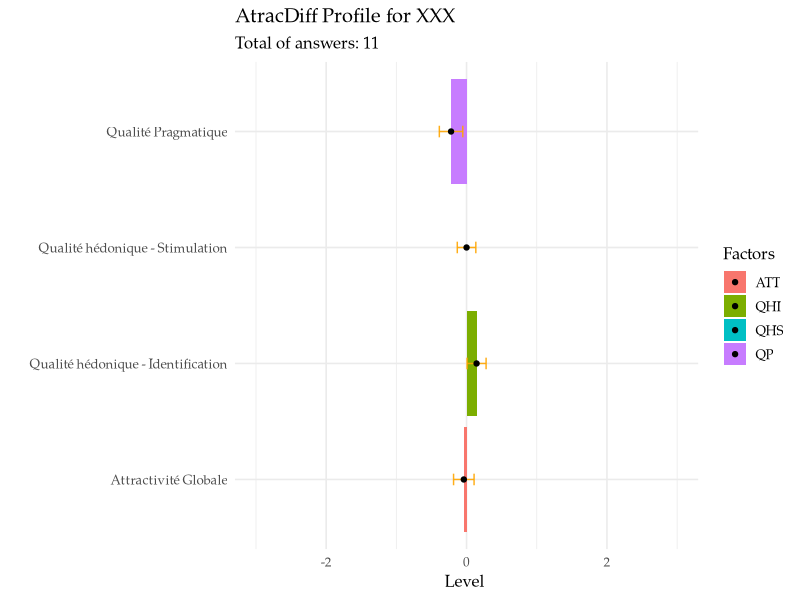

This figure's R source:
##========================================================##
##                                                        ##
##   Network Visualization with R                         ##
##   Reproducible Research ENSGSi, France                 ##
##                                                        ##
##   Fabio CRUZ                                           ##
##   Web: kateto.net | Email: katya@ognyanova.net         ##
##   GitHub: kateto  | Twitter: @Ognyanova                ##
##                                                        ##
##========================================================##



# ================ Purpose of the analysis ================

# Create a reproductible Script that enables the analysis of the AttrakDiff Methodology


# CONTENTS
#   1. Reading the Excel Data
#   2. Treating Excel Data
#   3. Making the Graphic I by Groups
#   4. Plotting two-mode networks


# KEY PACKAGES
## Install those now if you do not have the latest versions. ----
#install.packages("tidyverse")  # Tidyverse approach for Data science
#install.packages("readxl")


## Load the packages ----
library(tidyverse)
library(readxl)  # Read a Excel File
library(here)


#  1. Reading the Excel Data ----

# Identify the onglets
onglets <- excel_sheets("data/Attrakdiff.xlsx")

# Reading all table
data <- read_excel(path = "data/Attrakdiff.xlsx" )

# Reading all table but considering as title the second row
data <- read_excel(path = "data/Attrakdiff.xlsx" , skip = 1)

# Obtaining the names of the columns
names(data)

# Eventually changing a name of the column
col_names <- names(data)
col_names[1] <- c("Participant")
names(data) <- col_names
names(data)


#  2. Treating Excel Data ----
# Pivot_longer() to arrange each
data <-
  data %>% pivot_longer(cols = -Participant,
                              names_to = "Variables",
                              values_to = "Answers")


# Changing the scale of the answers
data <-
  data %>% mutate(
    change_scale =
      case_when(
        Answers == 7  ~ 3,
        Answers == 6  ~ 2,
        Answers == 5  ~ 1,
        Answers == 4  ~ 0,
        Answers == 3  ~ -1,
        Answers == 2  ~ -2,
        Answers == 1  ~ -3,
        TRUE ~ as.numeric(Answers)
      )
  )

View(data)

# Changing the sign of the answers : Approach Explicit
data <-
  data %>% mutate(
    final_answer =
      case_when(
        Variables %in%
          c("ATT1*", "ATT3*","ATT5*",
            "ATT7*", "QHI2*", "QHI3*", "QHI6*",
            "QHS1*", "QHS3*", "QHS4*", "QP1*",
            "QP2*", "QP3*", "QP5*")  ~ as.numeric(change_scale)*(-1),
        TRUE ~ as.numeric(change_scale)
      )
  )

View(data)

# Changing the sign of the answers : Approach by Character
data <-
  data %>% mutate(
    final_answer_II =
      case_when(
        str_detect(Variables, "\\*") ~ as.numeric(change_scale)*(-1),
        TRUE ~ as.numeric(change_scale)
      ))

# Doing the Groups of the Dimmensions
data <-
  data %>% mutate(
    Factors =
      case_when(
        str_detect(Variables, "QP") ~ "QP",
        str_detect(Variables, "QP1") ~ "QP",
        str_detect(Variables, "QHS") ~ "QHS",
        str_detect(Variables, "QHI") ~ "QHI",
        str_detect(Variables, "QH1") ~ "QHI",
        str_detect(Variables, "ATT") ~ "ATT",
        TRUE ~ "ATTENTION"
      ))


#  3. Making the Graphic I by Groups ----

Table_I <-
  data %>%
  group_by(Factors) %>%
  summarise(Moyenne = mean(final_answer),
            Std = sd(final_answer),
            se = Std / sqrt(length(final_answer))
  )

# More Info: # https://www.r-graph-gallery.com/4-barplot-with-error-bar.html

Graph_I <-
  Table_I %>%
  ggplot() +
  aes(x= Factors, y=Moyenne , fill = Factors ) +
  geom_bar(stat = "identity") +
  geom_errorbar( aes(x=Factors, ymin=Moyenne-se,
                     ymax=Moyenne+se),
                 width=0.1, colour="orange", alpha=0.9, size=0.5) +
  geom_point() +
  coord_flip() +
  scale_x_discrete(breaks=c("ATT","QHI","QHS","QP"),
                   labels=c("Attractivité Globale",
                            "Qualité hédonique - Identification",
                            "Qualité hédonique - Stimulation",
                            "Qualité Pragmatique")) +
  scale_y_continuous(limits = c(-3,3)) +
  labs(x = "",
       y = "Level ",
       title = "AtracDiff Profile for XXX",
       subtitle = paste("Total of answers:" , max(data$Participant))
       )+
  theme_minimal(base_size = 12, base_family = "Palatino")



# Saving the File
ggsave("Results/Graph-1.jpg", width = 5, height = 8, dpi="print" )


#  4. Graphic 2 ----

# Reading only first row for the titles
titles <- read_excel(path = "data/Attrakdiff.xlsx") %>% slice(1)
#View(titles)

# We need to change into long format to be able to work with the titles
titles <-
  titles %>% select(-1) %>%
  pivot_longer(cols = everything(), names_to = "Label Incorrect", values_to = "Variables") %>%
  separate(col = "Label Incorrect", into = c("Left", "Right"), sep = "-")


#titles$Left <- gsub(" ", "", titles$Left)
#titles$Right <- gsub(" ", "", titles$Left)


# Changing the Label to the correct format
titles <-
  titles %>%
  mutate(
    Correct_label =
      case_when(
        str_detect(Variables, "\\*") ~ paste(Right, Left, sep = " - "),
        TRUE ~ paste(Left, Right,  sep = " - ")
      ))


# Joinning the Data with the correct Titles
data <-
  data %>%
  left_join(titles %>% select(Variables, Correct_label),
            by = "Variables")

# Calculating the mean value by each Variables
Table_II <-
  data %>%
  group_by(Variables) %>%
  summarise(Media = mean(final_answer))


# Selecting only the data that I have interests
Graph_II <-
  Table_II %>%
  left_join( data %>% select(Variables, Factors, Correct_label) %>% unique(),
             by = "Variables"
             ) %>%
  select(Factors, Variables, Media, Correct_label) %>%
  arrange(Factors, Variables)
#mutate(label = factor(label, labels = test$label ))  # ordering factors


# Making the Graphic
Graph_II <-
  Graph_II %>%
  ggplot(aes(x= Correct_label, y= Media, color = Factors , group=1 )) + #
  #geom_point() +
  geom_line() +
  geom_point() +
  ggplot2::annotate("rect", xmin=c(1,8,15,22), xmax=c(7,14,21,28),
                    ymin=rep(-3,4), ymax=rep(3, 4),
                    alpha = .1 , fill = c("blue", "red", "grey","green")) +
  coord_flip(xlim = NULL, ylim = c(-3,5)) +
  scale_y_continuous(breaks=c(-3:4),
                     labels=c(-3:3, " ")) +
  ggplot2::annotate("text",
                    y = c(2, 2, 2, 2),
                    x = c(4, 11, 19, 26),
                    label = c("Attractivité \n globale",
                              "Qualité \n hédonique - identification",
                              "Qualité \n hédonique - stimulation",
                              "Qualité \n pragmatique"),
                    family = "Palatino", fontface = 3, size=3) +
  theme_minimal(base_size = 10, base_family = "Palatino") +
  labs(x = "",
       y = "Level ",
       title = "AtrakDiff Profile",
       subtitle = paste("Total of answers:" , max(data$Participant) ) ) +
  theme(
    legend.position = "right",
    panel.border = element_blank(),
    panel.spacing = unit(0.1, "lines"),
    strip.text.x = element_text(size = 18, family = "Palatino")
  )

# Order Factors
# as.factor(test$label) %>% levels(test$label)
Graph_II$Correct_label <- factor(Graph_II$Correct_label, levels = Graph_II$Correct_label)




# Final Graphic

QH <-
  data %>%
  filter(Factors == "QHI" | Factors == "QHS") %>%
  summarise(QH = mean(final_answer),
            QH_sd = sd(final_answer),
            QH_IC_min = t.test(final_answer)$conf.int[1], # see https://larmarange.github.io/analyse-R/intervalles-de-confiance.html
            QH_IC_max = t.test(final_answer)$conf.int[2]
            )


QP <-
  data %>%
  filter(Factors == "QP") %>%
  summarise(QP = mean(final_answer),
            QP_sd = sd(final_answer),
            QP_IC_min = t.test(final_answer)$conf.int[1], # see https://larmarange.github.io/analyse-R/intervalles-de-confiance.html
            QP_IC_max = t.test(final_answer)$conf.int[2]
            )


Table_III <- tibble(QH, QP )
names(Table_III)



Graph_III <-
  Table_III%>%
  ggplot() +
  aes(x=QP, y=QH) +
  geom_point()+
  ylim(-3,3)+ xlim(-3,3) +
  geom_hline(yintercept=c(-1,1))+
  geom_vline(xintercept=c(-1,1)) +
  annotate("rect", xmin = Table_III$QP_IC_min, xmax = Table_III$QP_IC_max,
           ymin = Table_III$QH_IC_min, ymax = Table_III$QH_IC_max,
           alpha = .5 , fill = c("blue")) +
  ggplot2::annotate("rect", xmin=c(-1), xmax=c(1),
                    ymin=c(-1), ymax=c(1),
                    alpha = .1 , fill = c("#009999")) +
  ggplot2::annotate("text",
                    y = c(0.5),
                    x = c(0),
                    label = c("Neutre"),
                    family = "Palatino", fontface = 3, size=4) +
  labs(title = "Global AttrakDiff ",
       subtitle = paste("Total of answers:" , max(data$Participant)),
       x = "Qualité Pragmatique",
       y = "Qualité Hedonique ") +
  theme_minimal(base_size = 10, base_family = "Palatino")




Results <- list(t1 = Table_I, t2 = Table_II, t3= Table_III,
                Fig_1= Graph_I, Fig_2 = Graph_II, Fig_3 = Graph_III)
